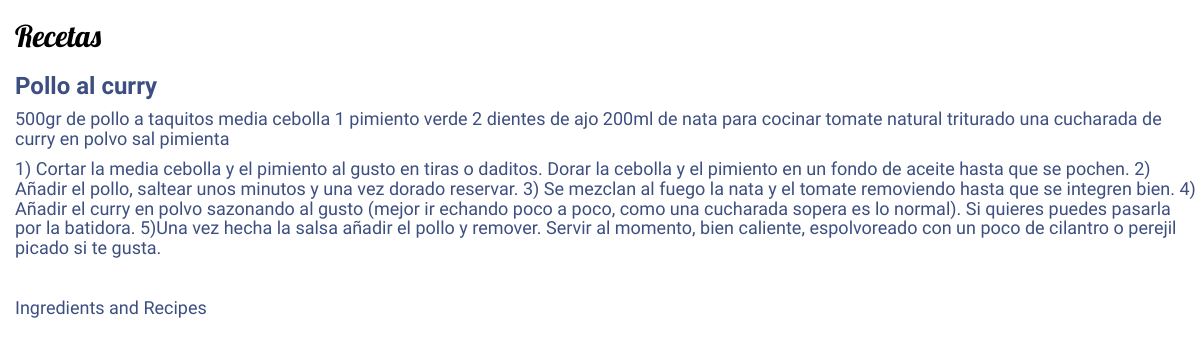
The page /verRecetas/4 on the database its author committed.
### RecipesAndFun/models.py (models this page shows, shortened)
class receta(models.Model):
    nombre_receta= models.CharField(max_length=100)
    ingredientes= models.TextField(help_text='Escribe los ingredientes')
    preparacion= models.TextField(verbose_name='Preparacion')
    tiempo_preparacion= models.IntegerField
    comentarios= models.CharField(help_text='Espacio para comentarios', max_length=1000, null=True)
    puntuacion= models.IntegerField
    fecha_publicacion= models.DateTimeField(blank=True, null=True)
    autor= models.ForeignKey(User, on_delete=models.CASCADE)

### RecipesAndFun/views.py (the view)
class RecipeDetail(DetailView):
    model = receta
    template_name = 'verReceta.html'
    def get_context_data(self, **kwargs):
        context = super(RecipeDetail, self).get_context_data(**kwargs)
        return context

### templates/verReceta.html (shortened to what this page needs)
{% load static %}
<head>
    <link rel="stylesheet" href="//maxcdn.bootstrapcdn.com/bootstrap/3.2.0/css/bootstrap.min.css">
    <link rel="stylesheet" href="//maxcdn.bootstrapcdn.com/bootstrap/3.2.0/css/bootstrap-theme.min.css">
    <link rel="stylesheet" href="{% static 'css/recipesandfun.css' %}">
    <h2>Recetas</h2>
</head>
<body>
    <div>
        <h3><a >{{ receta.nombre_receta }}</a></h3>
        <h4><a >{{ receta.ingredientes }}</a></h4>
        <h4><a >{{ receta.preparacion }}</a></h4>
    </div>
<br>
    <h4><a href="/listaIngredientes">Ingredients and Recipes </a></h4>
</body>

### static/css/recipesandfun.css (style rules this page uses)
h1, h2 { color: #000000; font-family: 'Lobster'; }
h3 { font-family: 'Abel', sans-serif; font-weight: bold; }
h4,h5 { font-family: 'Abel', sans-serif; }
a { color: #3d4f80; }
body { padding-left: 15px; background: url("https://venngage-wordpress.s3.amazonaws.com/uploads/2018/11/15-Presentation-Background-Examples16.jpeg"); background-attachment: fixed; }

### rows shown on the page
receta: nombre_receta "Pollo al curry", ingredientes "500gr de pollo a taquitos media cebolla 1 pimiento verde 2 dientes de ajo 200ml de nata para cocinar tomate natural triturado una cucharada de curry en polvo sal pimienta", preparacion "1) Cortar la media cebolla y el pimiento al gusto en tiras o daditos. Dorar la cebolla y el pimiento en un fondo de aceite hasta que se pochen. 2) Añadir el pollo, saltear unos minutos y una vez dorado reservar. 3) Se mezclan al fuego la nata y el tomate removiendo hasta que se integren bien. 4) Añadir el curry en polvo sazonando al gusto (mejor ir echando poco a poco, como una cucharada sopera es lo normal). Si quieres puedes pasarla por la batidora. 5)Una vez hecha la salsa añadir el pollo y remover. Servir al momento, bien caliente, espolvoreado con un poco de cilantro o perejil picado si te gusta."
